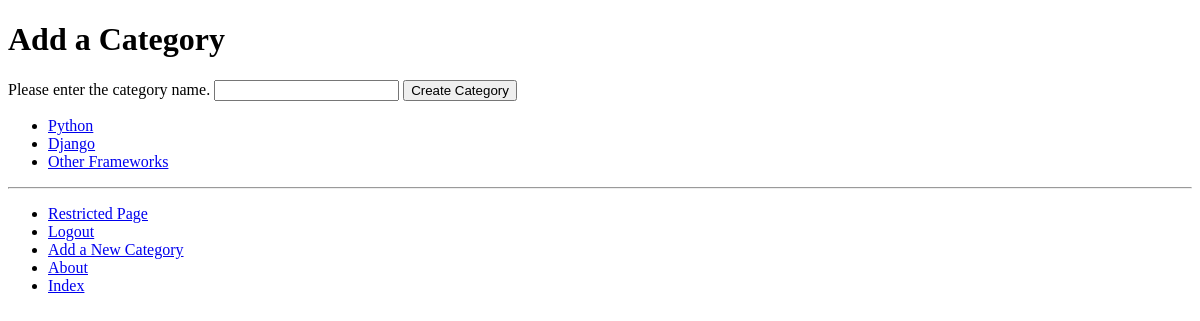
Before: /rango/add_category/ (signed in) with the older database file.
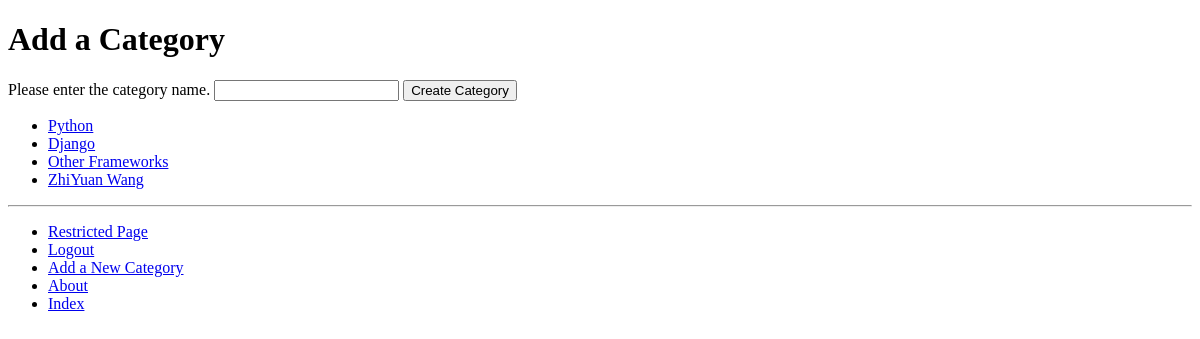
After: the same page with the newer database file.
### rango/models.py (models this page shows, shortened)
class Category(models.Model):
    name = models.CharField(max_length=128, unique=True)
    views = models.IntegerField(default=0)
    likes = models.IntegerField(default=0)
    slug = models.SlugField(unique=True)
    class Meta:
        verbose_name_plural = 'Categories'

### rango/views.py (the view, shortened to what this page needs)
# urls.py: path('add_category/', views.add_category, name='add_category'),
@login_required
def add_category(request):
    form = CategoryForm()
    return render(request, 'rango/add_category.html', {'form': form})

### rango/forms.py
class CategoryForm(forms.ModelForm):
    name = forms.CharField(max_length=128,
                           help_text='Please enter the category name.')
    views = forms.IntegerField(widget=forms.HiddenInput(), initial=0)
    likes = forms.IntegerField(widget=forms.HiddenInput(), initial=0)
    slug = forms.CharField(widget=forms.HiddenInput(), required=False)
    class Meta:
        model = Category
        fields = ('name',)

### rango/templatetags/rango_template_tags.py (called while the page is built)
@register.inclusion_tag('rango/categories.html')
def get_category_list(current_category=None):
    return {'categories': Category.objects.all(),
            'current_category': current_category}

### templates/rango/add_category.html (shortened to what this page needs)
{% extends 'rango/base.html' %}
{% load staticfiles %}
{% block body_block %}
<h1>
    Add a Category
</h1>
<div>
    <form id="category_form" method="post" action="{% url 'rango:add_category' %}">
        {% for field in form.visible_fields %}
            {{ field.help_text }}
            {{ field }}
        {% endfor %}
        <input type="submit" name="submit" value="Create Category" />
    </form>
</div>
{% endblock %}

### templates/rango/categories.html
<ul>
{% if categories %}
    {% for c in categories %}
        {% if c == current_category %}
        <li>
            <strong><a href="{% url 'rango:show_category' c.slug %}">{{ c.name }}</a>
            </strong>
        </li>
        {% else %}
        <li>
            <a href="{% url 'rango:show_category' c.slug %}">{{ c.name }}</a>
        </li>
        {% endif %}
    {% endfor %}
{% else %}
<li><strong>There are no categories present.</strong></li>
{% endif %}
</ul>

Changed rows visible on the page:
added Category: name "ZhiYuan Wang"
